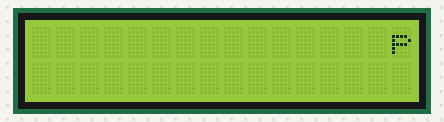
Bench run of a sketch on a simulated Arduino Uno, built with avr-gcc and run on an emulated ATmega328P. On the bench: 16×2 character LCD.

Above: at 0.26 s.
At 3.06 s:
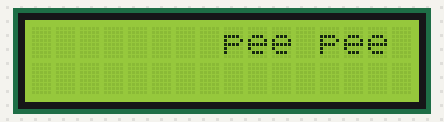
At 6.26 s:
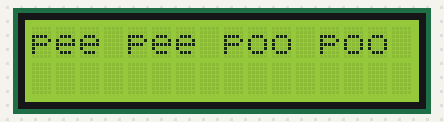
At 9.07 s:
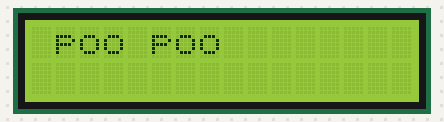
At 12.1 s:
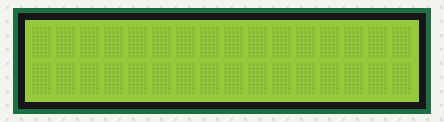
At 17.07 s:
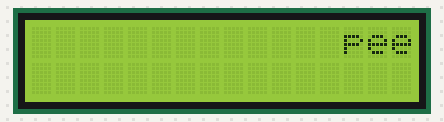

The sketch:

2022-11-17_LCD_Lab_5.ino
```cpp
#include <LiquidCrystal.h>

LiquidCrystal lcd(12, 11, 5, 4, 3, 2);

int time = 0;
int interval = 0;

String text = "pee pee poo poo ";

void setup() {
  lcd.begin(16, 2);
  Serial.begin(9600);

}

void loop() {
  lcd.setCursor(16, 0);
  lcd.print(text);
  for (int pos = 0; pos < 16; pos++) {
    lcd.scrollDisplayLeft();
    delay(400);
  }

}
```

Measured:
- by itself, everything shown: repeats every 16.0 s, in 31 steps
- what the display in image 1 shows lasts 0.4 s, from 2.9 s to 3.3 s
- what the display in image 4 shows lasts 4.0 s, from 12.1 s to 16.1 s
